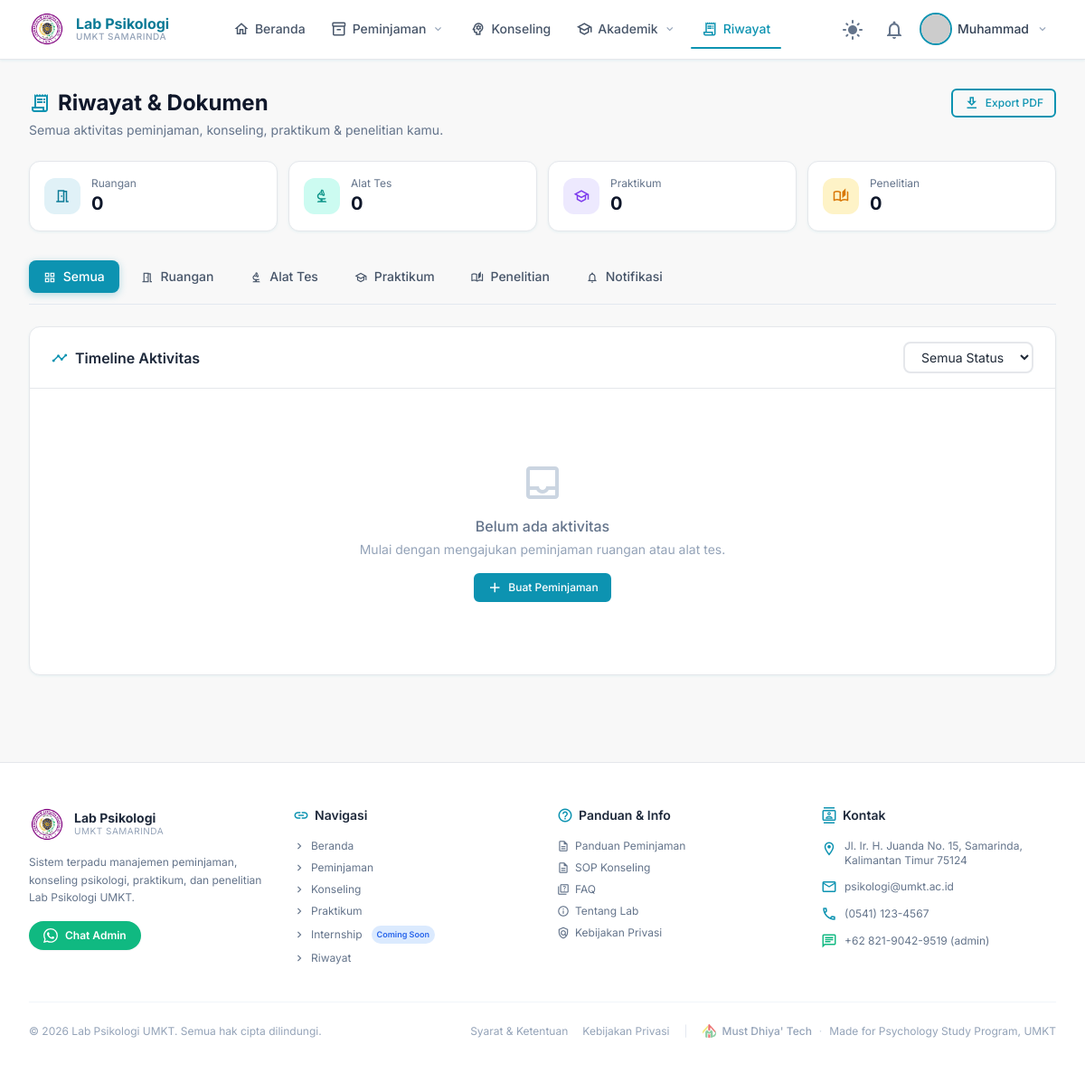
The app's page /riwayat/ (signed in), older data.
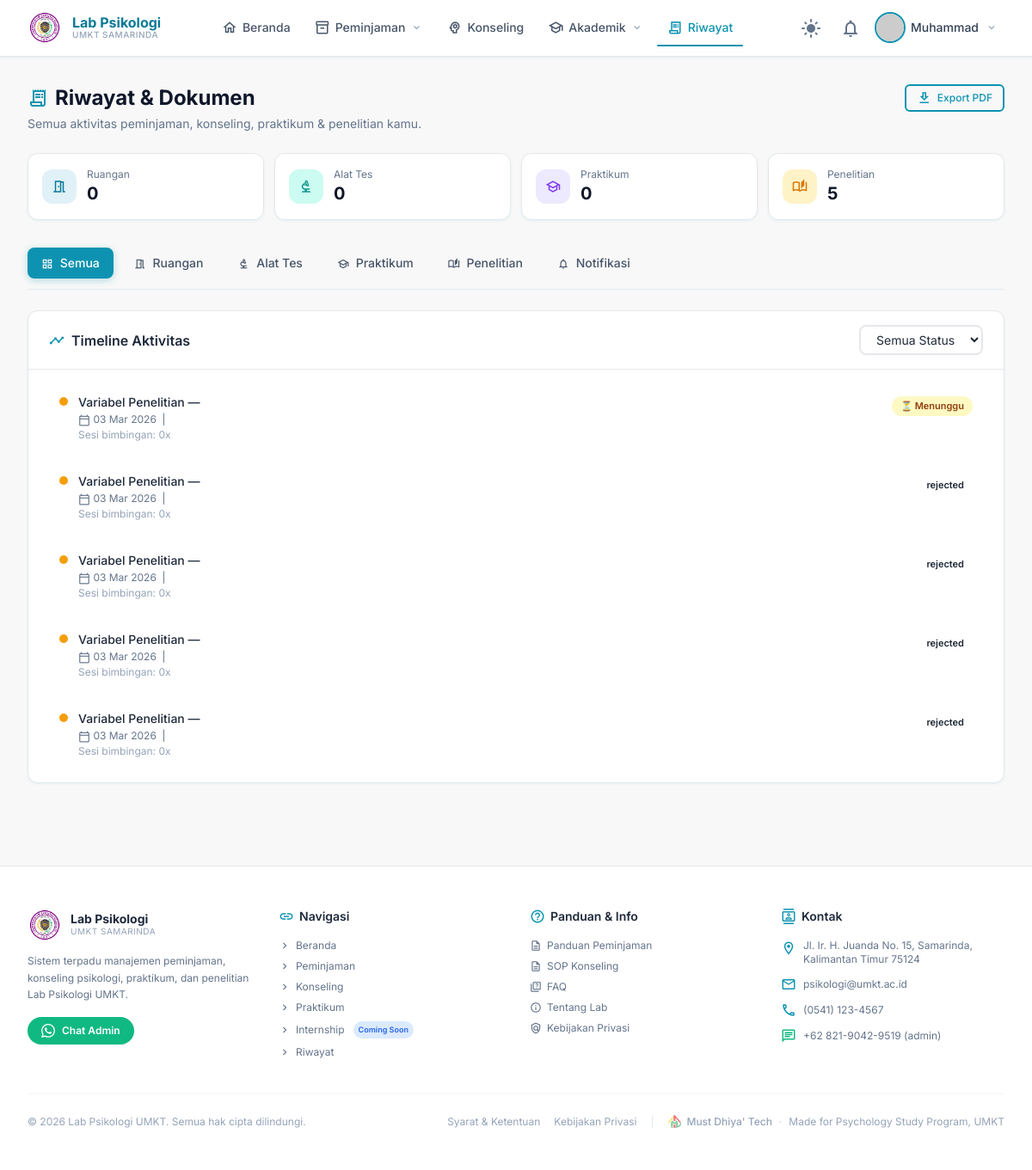
The same page, newer data.
### research/models.py (models this page shows, shortened)
class ResearchRequest(TimeStampedModel):
    TYPE_CHOICES = (
        ('payung',    'Dalam Judul Payung'),
        ('individu',  'Individu (tanpa judul payung)'),
    )
    STATUS_CHOICES = (
        ('pending',   'Menunggu'),
        ('approved',  'Disetujui'),
        ('rejected',  'Ditolak'),
        ('completed', 'Selesai'),
    )
    student         = models.ForeignKey(
        User,
        on_delete=models.CASCADE,
        related_name='research_requests',
        verbose_name='Mahasiswa'
    )
    lecturer        = models.ForeignKey(
        Lecturer,
        on_delete=models.PROTECT,
        related_name='student_requests',
        verbose_name='Dosen Pembimbing'
    )
    research_title  = models.ForeignKey(
        ResearchTitle,
        on_delete=models.PROTECT,
        related_name='requests',
        null=True,
        blank=True,
        verbose_name='Judul Payung (opsional)'
    )
    request_type    = models.CharField(
        max_length=10,
        choices=TYPE_CHOICES,
        default='payung',
        verbose_name='Tipe Request'
    )
    thesis_title    = models.CharField(
        max_length=300,
        verbose_name='Judul Skripsi'
    )
    proposal        = models.FileField(
        upload_to='research/proposals/',
        blank=True,
        null=True,
        verbose_name='File Proposal'
    )
    status          = models.CharField(
        max_length=20,
        choices=STATUS_CHOICES,
        default='pending'
    )
    admin_notes     = models.TextField(blank=True, null=True, verbose_name='Catatan Admin')
    approved_by     = models.ForeignKey(
        User,
        on_delete=models.SET_NULL,
        null=True, blank=True,
        related_name='approved_research_requests'
    )
    approved_at     = models.DateTimeField(null=True, blank=True)
    class Meta:
        ordering = ['-created_at']
        verbose_name = 'Request Penelitian'
        verbose_name_plural = 'Request Penelitian'

### rooms/views.py (the view)
# urls.py: path('riwayat/', RiwayatView.as_view(), name='riwayat'),
class RiwayatView(LoginRequiredMixin, TemplateView):
    template_name = 'riwayat/riwayat.html'
    login_url = '/login/'
    def get_context_data(self, **kwargs):
        ctx = super().get_context_data(**kwargs)
        user = self.request.user
        ctx['room_bookings']  = RoomBooking.objects.filter(user=user).order_by('-created_at')
        ctx['tool_loans']     = ToolRental.objects.filter(user=user).order_by('-created_at')
        ctx['practicum_regs'] = PracticumRegistration.objects.filter(student=user).order_by('-created_at')  # ← student
        ctx['research_reqs']  = ResearchRequest.objects.filter(student=user).order_by('-created_at')        # ← kemungkinan student juga
        return ctx

### accounts/models.py (called while the page is built)
    def get_full_name(self):
        return f"{self.first_name} {self.last_name}".strip() or self.username

    @property
    def is_umkt(self):
        return self.user_type == 'umkt'

### core/context_processors.py (called while the page is built)
def media_url(request):
    return {
        'MEDIA_URL': settings.MEDIA_URL,
    }

### templates/riwayat/riwayat.html (shortened to what the changed rows need)
{% extends 'base.html' %}
{% load static %}
{% block content %}
<div class="max-w-7xl mx-auto px-4 sm:px-6 lg:px-8 py-8" id="riwayat-top">
  <div class="mb-8">
    <div class="flex items-start justify-between gap-4 flex-wrap">
      <div>
        <h1 class="text-2xl font-bold text-slate-900 dark:text-slate-100 flex items-center gap-2">
          <span class="material-icons-outlined text-primary-500">receipt_long</span>
          Riwayat & Dokumen
        </h1>
      </div>
    </div>
    <div class="grid grid-cols-2 sm:grid-cols-4 gap-3 mt-6">
      <div class="card p-4 flex items-center gap-3">
        <div>
          <p class="text-xs text-slate-500 dark:text-slate-400">Penelitian</p>
          <p class="text-xl font-bold text-slate-900 dark:text-slate-100">
            {{ research_reqs.count|default:"0" }}
          </p>
        </div>
      </div>
    </div>
  </div>
  <div id="tab-semua" class="tab-content active">
    <div class="card">
      <div class="card-header flex items-center justify-between">
        <h2 class="font-semibold text-slate-800 dark:text-slate-100 flex items-center gap-2">
          <span class="material-icons-outlined mat-sm text-primary-500">timeline</span>
          Timeline Aktivitas
        </h2>
      </div>
      <div class="card-body" id="timeline-list">
        {% if not room_bookings and not tool_loans and not practicum_regs and not research_reqs %}
        <div class="empty-state">
          <span class="material-icons-outlined mat-xl text-slate-300 dark:text-slate-600 mb-3">inbox</span>
          <p class="font-medium text-slate-500 dark:text-slate-400">Belum ada aktivitas</p>
          <p class="text-sm text-slate-400 dark:text-slate-500 mt-1">Mulai dengan mengajukan peminjaman ruangan atau alat tes.</p>
          <a href="/peminjaman/" class="btn btn-primary btn-sm mt-4 no-underline">
            <span class="material-icons-outlined mat-sm">add</span>
            Buat Peminjaman
          </a>
        </div>
        {% else %}
        <div class="space-y-3" id="timeline-items">
          {% for req in research_reqs %}
          <div class="timeline-item flex gap-3 p-3 rounded-xl hover:bg-slate-50 dark:hover:bg-slate-700/50 transition-colors"
               data-status="{{ req.status }}" data-type="penelitian">
            <div class="timeline-dot bg-amber-500 mt-1"></div>
            <div class="flex-1 min-w-0">
              <div class="flex items-start justify-between gap-2 flex-wrap">
                <div>
                  <p class="font-medium text-sm text-slate-800 dark:text-slate-200">
                    Variabel Penelitian — {{ req.variable.title }}
                  </p>
                  <p class="text-xs text-slate-500 dark:text-slate-400 mt-0.5">
                    <span class="material-icons-outlined mat-xs">calendar_today</span>
                    {{ req.created_at|date:"d M Y" }}
                    &nbsp;|&nbsp;{{ req.variable.focus_area }}
                  </p>
                  <p class="text-xs text-slate-400 dark:text-slate-500 mt-0.5">
                    Sesi bimbingan: {{ req.guidance_sessions.count|default:"0" }}x
                  </p>
                </div>
                <div class="flex-shrink-0">
                  <span class="status-badge status-{{ req.status }}">
                    {% if req.status == 'pending' %}⏳ Menunggu
                    {% elif req.status == 'approved' %}✅ Disetujui
                    {% elif req.status == 'declined' %}❌ Ditolak
                    {% elif req.status == 'completed' %}🏁 Selesai
                    {% else %}{{ req.status }}{% endif %}
                  </span>
                </div>
              </div>
            </div>
          </div>
          {% endfor %}
        </div>
        {% endif %}
      </div>
    </div>
  </div>
</div>
{% endblock %}

Row changes from the older to the newer data that the page shows:
added ResearchRequest: created_at "03 Mar 2026", guidance_sessions.count "0", status "⏳ Menunggu"
added ResearchRequest: created_at "03 Mar 2026", guidance_sessions.count "0", status "rejected"
added ResearchRequest: created_at "03 Mar 2026", guidance_sessions.count "0", status "rejected"
added ResearchRequest: created_at "03 Mar 2026", guidance_sessions.count "0", status "rejected"
added ResearchRequest: created_at "03 Mar 2026", guidance_sessions.count "0", status "rejected"
Text that changed along with them:
{{ research_reqs.count|default:"0" }}: "0" → "5"
text no longer shown: "Belum ada aktivitas Mulai dengan mengajukan peminjaman ruangan atau alat tes. Buat Peminjaman"
